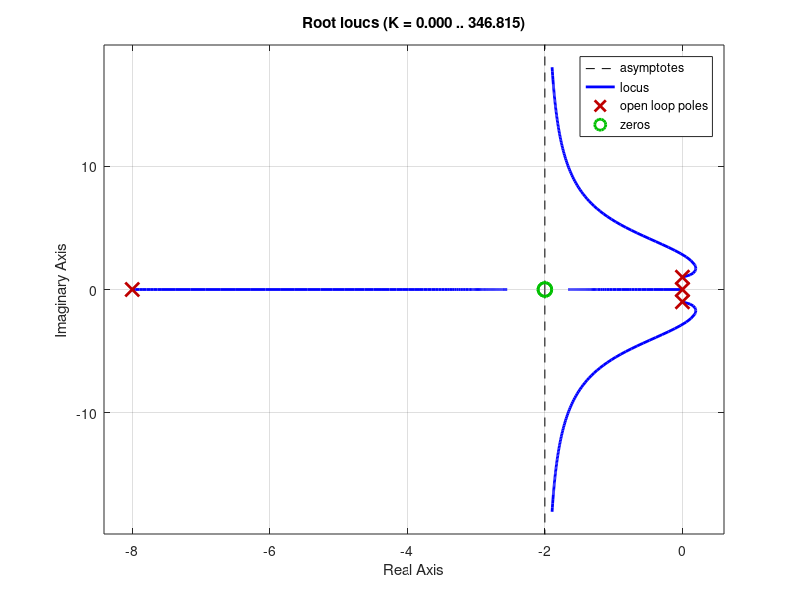

MATLAB code for this plot:
## bug #41820: control package: rlocus errors on input when max_k is not specified for some input
##
## https://savannah.gnu.org/bugs/?41820

## graphics_toolkit gnuplot
figure
rlocus (tf ([1, 4, 4], [1, 8, 1, 8, 0]))
